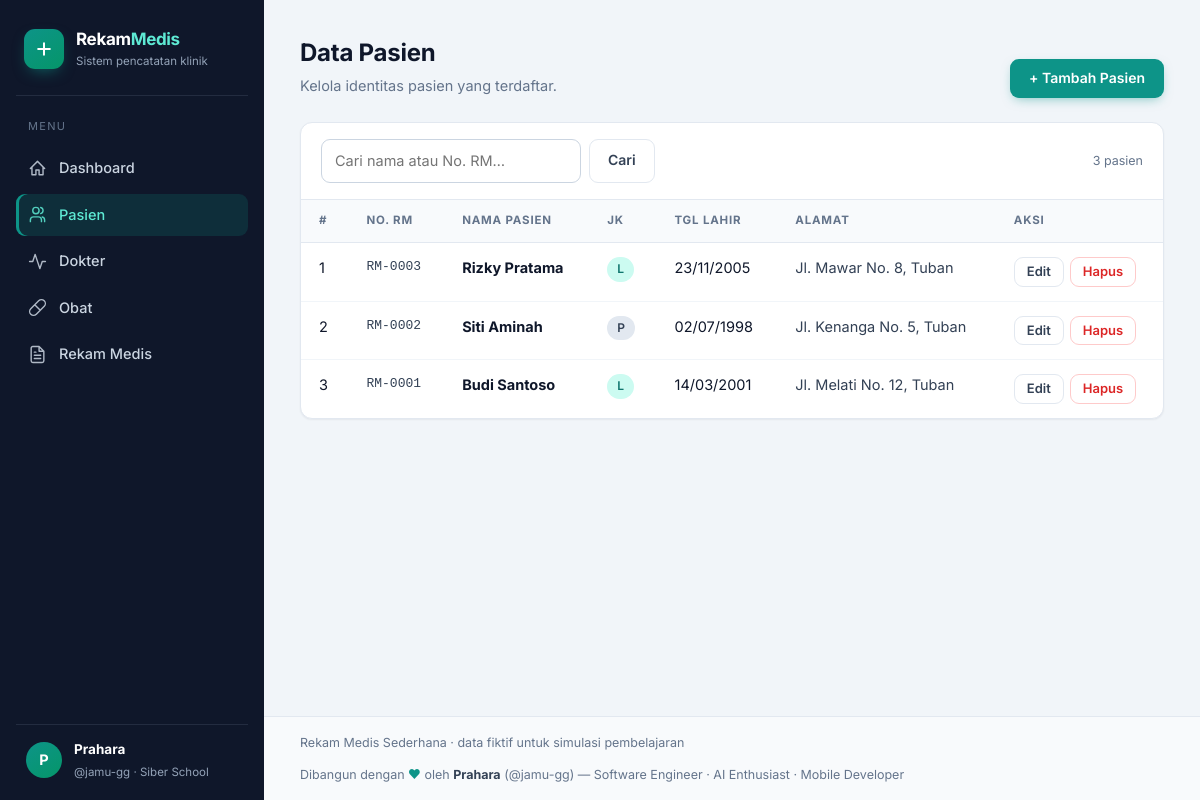
Screenshot of /pasien/index.php with the database file from the repository.
### tables this page shows
CREATE TABLE IF NOT EXISTS pasien (
  id_pasien INT(11) NOT NULL AUTO_INCREMENT,
  no_rm VARCHAR(20) NOT NULL,
  nama_pasien VARCHAR(100) NOT NULL,
  jenis_kelamin ENUM('L','P') NOT NULL,
  tanggal_lahir DATE NOT NULL,
  alamat TEXT NOT NULL,
  PRIMARY KEY (id_pasien),
  UNIQUE KEY uq_no_rm (no_rm)
);

### includes/helpers.php (called while the page is built, shortened)
<?php
function e($v): string
{
    return htmlspecialchars((string)$v, ENT_QUOTES, 'UTF-8');
}
function tgl($d): string
{
    return $d ? date('d/m/Y', strtotime($d)) : '-';
}

### pasien/index.php (the view, shortened to what this page needs)
<?php
require_once __DIR__ . '/../includes/init.php';
$q = trim($_GET['q'] ?? '');
if ($q !== '') {
    $like = '%' . $q . '%';
    $st = $koneksi->prepare('SELECT * FROM pasien WHERE nama_pasien LIKE ? OR no_rm LIKE ? ORDER BY id_pasien DESC');
    $st->bind_param('ss', $like, $like);
} else {
    $st = $koneksi->prepare('SELECT * FROM pasien ORDER BY id_pasien DESC');
}
$st->execute();
$rows = $st->get_result()->fetch_all(MYSQLI_ASSOC);
$menu  = 'pasien';
require __DIR__ . '/../includes/header.php';
?>
<div class="page-head">
  <div>
    <h1>Data Pasien</h1>
    <p>Kelola identitas pasien yang terdaftar.</p>
  </div>
  <a href="tambah.php" class="btn btn-primary">+ Tambah Pasien</a>
</div>
<div class="card">
  <div class="toolbar">
    <form class="search" method="get">
      <input type="search" name="q" placeholder="Cari nama atau No. RM…" value="<?= e($q) ?>">
      <button class="btn btn-ghost" type="submit">Cari</button>
    </form>
    <span class="hint" style="align-self:center"><?= count($rows) ?> pasien</span>
  </div>
  <div class="table-wrap">
    <table>
      <thead>
        <tr><th>#</th><th>No. RM</th><th>Nama Pasien</th><th>JK</th><th>Tgl Lahir</th><th>Alamat</th><th>Aksi</th></tr>
      </thead>
      <tbody>
      <?php foreach ($rows as $i => $r): ?>
        <tr>
          <td><?= $i + 1 ?></td>
          <td class="mono"><?= e($r['no_rm']) ?></td>
          <td><strong><?= e($r['nama_pasien']) ?></strong></td>
          <td><span class="badge <?= $r['jenis_kelamin'] === 'L' ? 'badge-teal' : 'badge-slate' ?>"><?= e($r['jenis_kelamin']) ?></span></td>
          <td><?= tgl($r['tanggal_lahir']) ?></td>
          <td class="wrap"><?= e($r['alamat']) ?></td>
          <td>
            <div class="actions">
              <a class="btn btn-ghost btn-sm" href="edit.php?id=<?= (int)$r['id_pasien'] ?>">Edit</a>
              <form method="post" action="hapus.php" data-confirm="Hapus pasien &quot;<?= e($r['nama_pasien']) ?>&quot;? Tindakan ini tidak dapat dibatalkan.">
                <button class="btn btn-danger btn-sm" type="submit">Hapus</button>
              </form>
            </div>
          </td>
        </tr>
      <?php endforeach; ?>
      </tbody>
    </table>
  </div>
</div>
<?php require __DIR__ . '/../includes/footer.php'; ?>

### includes/header.php (shortened to what this page needs)
<?php
$menu  = $menu ?? 'dashboard';
$nav = [
    'dashboard' => ['Dashboard',   '/',              'M3 12l9-9 9 9M5 10v10h5v-6h4v6h5V10'],
    'pasien'    => ['Pasien',      '/pasien/',       'M17 21v-2a4 4 0 0 0-4-4H7a4 4 0 0 0-4 4v2M10 11a4 4 0 1 0 0-8 4 4 0 0 0 0 8zM21 21v-2a4 4 0 0 0-3-3.87M16 3.13a4 4 0 0 1 0 7.75'],
    'dokter'    => ['Dokter',      '/dokter/',       'M22 12h-4l-3 9L9 3l-3 9H2'],
    'obat'      => ['Obat',        '/obat/',         'M10.5 20.5l10-10a4.95 4.95 0 0 0-7-7l-10 10a4.95 4.95 0 0 0 7 7zM8.5 8.5l7 7'],
    'rekam'     => ['Rekam Medis', '/rekam_medis/',  'M14 2H6a2 2 0 0 0-2 2v16a2 2 0 0 0 2 2h12a2 2 0 0 0 2-2V8zM14 2v6h6M16 13H8M16 17H8M10 9H8'],
];
?>
<!DOCTYPE html>
<html lang="id">
<head>
<link rel="stylesheet" href="<?= BASE_URL ?>/assets/style.css">
</head>
<body>
<div class="layout">
  <aside class="sidebar" id="sidebar">
    <a class="brand" href="<?= BASE_URL ?>/">
      <span class="brand-mark"><svg viewBox="0 0 24 24" fill="none" stroke="currentColor" stroke-width="2.4" stroke-linecap="round"><path d="M12 5v14M5 12h14"/></svg></span>
      <span><b>Rekam<em>Medis</em></b><small>Sistem pencatatan klinik</small></span>
    </a>
    <nav class="nav">
      <span class="nav-label">Menu</span>
      <?php foreach ($nav as $key => $n): ?>
        <a href="<?= BASE_URL . $n[1] ?>" class="<?= $menu === $key ? 'active' : '' ?>">
          <svg viewBox="0 0 24 24" fill="none" stroke="currentColor" stroke-width="1.8" stroke-linecap="round" stroke-linejoin="round"><path d="<?= $n[2] ?>"/></svg>
          <?= e($n[0]) ?>
        </a>
      <?php endforeach; ?>
    </nav>
    <div class="sidebar-foot">
      <div class="avatar">P</div>
      <div>
        <strong>Prahara</strong>
        <small>@jamu-gg · Siber School</small>
      </div>
    </div>
  </aside>
  <div class="main">
    <main class="content">

### includes/footer.php (shortened to what this page needs)
    </main>
    <footer class="footer">
      <span>Rekam Medis Sederhana · data fiktif untuk simulasi pembelajaran</span>
      <span>Dibangun dengan <span class="heart">♥</span> oleh <b>Prahara</b> (@jamu-gg) — Software Engineer · AI Enthusiast · Mobile Developer</span>
    </footer>
  </div>
</div>
</body>
</html>

### rows the page displays
pasien: no_rm "RM-0003", nama_pasien "Rizky Pratama", jenis_kelamin "L", tanggal_lahir "23/11/2005", alamat "Jl. Mawar No. 8, Tuban"
pasien: no_rm "RM-0002", nama_pasien "Siti Aminah", jenis_kelamin "P", tanggal_lahir "02/07/1998", alamat "Jl. Kenanga No. 5, Tuban"
pasien: no_rm "RM-0001", nama_pasien "Budi Santoso", jenis_kelamin "L", tanggal_lahir "14/03/2001", alamat "Jl. Melati No. 12, Tuban"

### other values shown
$n[0] "Dashboard"
$n[0] "Pasien"
$n[0] "Dokter"
$n[0] "Obat"
$n[0] "Rekam Medis"
count($rows) "3"
